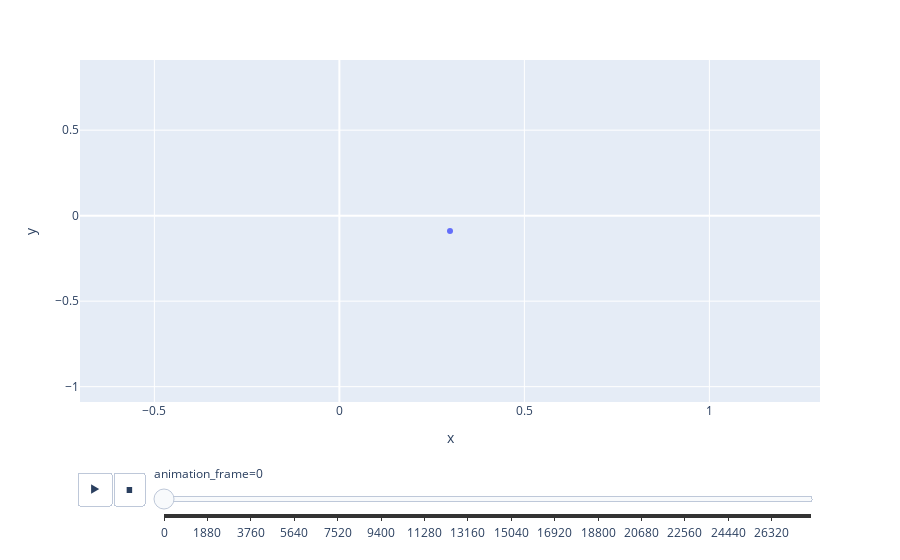

Notebook code cell kept with this figure:
### Markdown cell above
### 2D animation attempt

### Code cell
import plotly.express as px



## attempt at a plotly 2D animation
pixel_size = 154
time_step = 20

data = pd.read_csv('RecBCD_plain2.csv', header = None)
data['index'] = range(len(data))
data.columns = [ 'X position', 'Y position','index']
data=data[['index','X position','Y position']]

# find the average of X and Y column respectively
ave = data.mean(axis=0)
xave = ave.loc['X position']
yave = ave.loc['Y position']

#substract averages from each column to find displacement, store into new columns
data["X displacement (pixels)"] = data['X position'] - xave
data["Y displacement (pixels)"] = data['Y position'] - yave
# mutiply pixel displacement columns by scaler to find nm displacement, store in new columns
data["X displacement (nm)"] = data['X displacement (pixels)']*pixel_size
data["Y displacement (nm)"]= data['Y displacement (pixels)']*pixel_size
# multiply the index counter column by time_step to make a time step column, store into new column 
data["Time (ms)"] = data['index']*time_step




x = data.iloc[:,3]
y = data.iloc[:,4]
z = data.iloc[:,7]

df = data
fig = px.scatter(df, x=x, y=y, animation_frame=z)

#fig["layout"].pop("updatemenus") # optional, drop animation buttons
fig.show()
